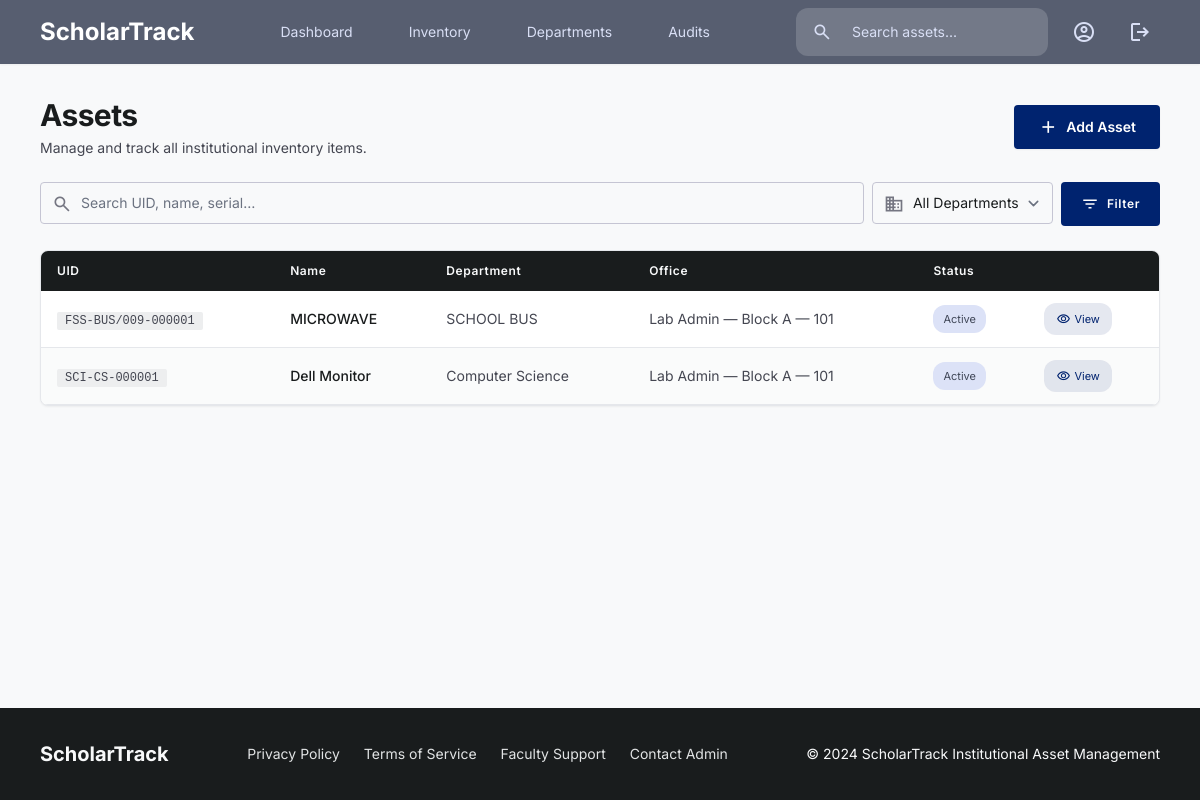
The page /core/items/ (signed in) on the database its author committed.
### core/models.py (models this page shows, shortened)
class Item(models.Model):
    STATUS_ACTIVE = 'active'
    STATUS_INACTIVE = 'inactive'
    STATUS_DISPOSED = 'disposed'
    STATUS_CHOICES = [
        (STATUS_ACTIVE, 'Active'),
        (STATUS_INACTIVE, 'Inactive'),
        (STATUS_DISPOSED, 'Disposed'),
    ]
    uid = models.CharField(max_length=64, unique=True, db_index=True)
    uuid = models.UUIDField(default=uuid.uuid4, editable=False, unique=True)
    name = models.CharField(max_length=255)
    category = models.CharField(max_length=100, blank=True)
    serial_number = models.CharField(max_length=200, null=True, blank=True, db_index=True)
    department = models.ForeignKey(Department, on_delete=models.PROTECT, related_name='items')
    office = models.ForeignKey(Office, on_delete=models.SET_NULL, null=True, blank=True, related_name='items')
    current_holder = models.ForeignKey(
        settings.AUTH_USER_MODEL, null=True, blank=True, on_delete=models.SET_NULL, related_name='held_items'
    )
    created_at = models.DateTimeField(auto_now_add=True)
    purchase_date = models.DateField(null=True, blank=True)
    warranty_until = models.DateField(null=True, blank=True)
    status = models.CharField(max_length=30, choices=STATUS_CHOICES, default=STATUS_ACTIVE)
    qr_code_image = models.ImageField(upload_to=qr_upload_path, null=True, blank=True)
    last_inspection_at = models.DateTimeField(null=True, blank=True)
    average_condition = models.DecimalField(max_digits=3, decimal_places=2, null=True, blank=True)
    class Meta:
        ordering = ['-created_at']

class Department(models.Model):
    faculty = models.ForeignKey(Faculty, on_delete=models.CASCADE, related_name='departments')
    code = models.CharField(max_length=10)
    name = models.CharField(max_length=200)
    next_uid_sequence = models.PositiveIntegerField(default=1)
    class Meta:
        unique_together = ('faculty', 'code')

class Office(models.Model):
    department = models.ForeignKey(Department, on_delete=models.CASCADE, related_name='offices')
    code = models.CharField(max_length=20)
    name = models.CharField(max_length=200)
    building = models.CharField(max_length=100, blank=True)
    room = models.CharField(max_length=50, blank=True)
    floor = models.CharField(max_length=20, blank=True)
    class Meta:
        unique_together = ('department', 'code')
        ordering = ['department', 'name']
    def __str__(self):
        parts = [self.name]
        if self.building:
            parts.append(self.building)
        if self.room:
            parts.append(self.room)
        return ' — '.join(parts)

### core/views.py (the view)
# urls.py: path('items/', views.ItemListView.as_view(), name='item-list'),
class ItemListView(LoginRequiredMixin, ListView):
    model = Item
    paginate_by = 20
    template_name = 'items/item_list.html'
    context_object_name = 'items'
    def get_queryset(self):
        qs = scope_queryset_for_user(
            Item.objects.select_related('department__faculty', 'office'), self.request.user
        )
        q = self.request.GET.get('q', '').strip()
        if q:
            qs = qs.filter(
                Q(uid__icontains=q) | Q(name__icontains=q) | Q(category__icontains=q) | Q(serial_number__icontains=q)
            )
        dept = self.request.GET.get('department')
        if dept:
            qs = qs.filter(department_id=dept)
        return qs.order_by('-created_at')
    def get_context_data(self, **kwargs):
        ctx = super().get_context_data(**kwargs)
        ctx['departments'] = scope_queryset_for_user(Department.objects.all(), self.request.user, department_field='pk', faculty_field='faculty')
        ctx['search_query'] = self.request.GET.get('q', '')
        return ctx

### core/context_processors.py (called while the page is built)
def site_context(request):
    profile = None
    if request.user.is_authenticated:
        profile = get_or_create_profile(request.user)
    return {
        'user_profile': profile,
        'can_manage_org': request.user.is_superuser or (
            profile and profile.is_admin_role
        ) if request.user.is_authenticated else False,
        'can_run_audits': request.user.is_superuser or user_can_run_audits(request.user),
    }

### core/permissions.py (called while the page is built, shortened)
def get_or_create_profile(user):
    profile, _ = UserProfile.objects.get_or_create(user=user)
    return profile

def scope_queryset_for_user(qs, user, department_field='department', faculty_field='department__faculty'):
    if not user.is_authenticated:
        return qs.none()
    if user.is_superuser:
        return qs

### templates/items/item_list.html (shortened to what this page needs)
{% extends "base.html" %}
{% block content %}
<div class="flex flex-col md:flex-row md:items-center justify-between gap-stack-md">
    <div>
        <h1 class="font-headline-lg-mobile text-headline-lg-mobile md:font-headline-lg md:text-headline-lg text-on-surface">Assets</h1>
        <p class="font-body-md text-body-md text-on-surface-variant mt-1">Manage and track all institutional inventory items.</p>
    </div>
    {% if user.is_staff %}
    <a href="{% url 'item-add' %}" style="text-decoration:none;" class="bg-primary hover:bg-on-primary-fixed-variant text-on-primary font-body-md text-body-md font-semibold px-6 py-2.5 rounded-lg shadow-sm flex items-center gap-2 transition-colors min-h-[44px] w-full md:w-auto justify-center">
        <span class="material-symbols-outlined text-[20px]">add</span> Add Asset
    </a>
    {% endif %}
</div>
<form class="flex flex-col sm:flex-row gap-stack-sm" method="get">
    <div class="relative flex-grow">
        <span class="material-symbols-outlined absolute left-3 top-1/2 -translate-y-1/2 text-outline text-[20px]">search</span>
        <input type="search" name="q" value="{{ search_query }}" placeholder="Search UID, name, serial…"
            class="form-input block w-full rounded-lg border-outline-variant bg-surface-bright text-on-surface pl-10 pr-4 py-2.5 focus:outline-none transition-shadow font-body-md text-body-md">
    </div>
    <div class="relative">
        <span class="material-symbols-outlined absolute left-3 top-1/2 -translate-y-1/2 text-outline text-[20px]">domain</span>
        <select name="department" class="form-select block rounded-lg border-outline-variant bg-surface-bright text-on-surface pl-10 pr-4 py-2.5 focus:outline-none transition-shadow font-body-md text-body-md">
            <option value="">All Departments</option>
        </select>
    </div>
    <button type="submit" class="bg-primary hover:bg-on-primary-fixed-variant text-on-primary font-label-caps text-label-caps px-5 py-2.5 rounded-lg transition-colors min-h-[44px] flex items-center gap-2">
        <span class="material-symbols-outlined text-[18px]">filter_list</span> Filter
    </button>
</form>
<div class="bg-surface-container-lowest border border-border-subtle rounded-xl shadow-sm overflow-hidden">
    <div class="overflow-x-auto custom-scrollbar">
        <table class="w-full text-left border-collapse min-w-[700px]">
            <thead>
                <tr class="bg-on-surface text-surface">
                    <th class="font-label-caps text-label-caps py-3 px-stack-md font-semibold">UID</th>
                    <th class="font-label-caps text-label-caps py-3 px-stack-md font-semibold">Name</th>
                    <th class="font-label-caps text-label-caps py-3 px-stack-md font-semibold">Department</th>
                    <th class="font-label-caps text-label-caps py-3 px-stack-md font-semibold">Office</th>
                    <th class="font-label-caps text-label-caps py-3 px-stack-md font-semibold">Status</th>
                    <th class="font-label-caps text-label-caps py-3 px-stack-md font-semibold"></th>
                </tr>
            </thead>
            <tbody class="font-body-md text-body-md">
                {% for item in items %}
                <tr class="border-b border-border-subtle hover:bg-surface-gray transition-colors {% cycle '' 'bg-surface-gray/40' %}">
                    <td class="py-3 px-stack-md">
                        <span class="font-mono text-xs bg-surface-container text-on-surface-variant px-2 py-0.5 rounded">{{ item.uid }}</span>
                    </td>
                    <td class="py-3 px-stack-md font-medium text-on-surface">{{ item.name }}</td>
                    <td class="py-3 px-stack-md text-on-surface-variant">{{ item.department.name }}</td>
                    <td class="py-3 px-stack-md text-on-surface-variant">{{ item.office|default:"—" }}</td>
                    <td class="py-3 px-stack-md">
                        {% if item.status == 'active' %}
                            <span class="inline-flex items-center bg-secondary-fixed text-on-secondary-fixed-variant font-label-caps text-[11px] px-2.5 py-1 rounded-full">Active</span>
                        {% elif item.status == 'maintenance' %}
                            <span class="inline-flex items-center bg-error-container text-on-error-container font-label-caps text-[11px] px-2.5 py-1 rounded-full">Maintenance</span>
                        {% elif item.status == 'disposed' %}
                            <span class="inline-flex items-center bg-surface-container text-on-surface-variant font-label-caps text-[11px] px-2.5 py-1 rounded-full">Disposed</span>
                        {% else %}
                            <span class="inline-flex items-center bg-tertiary-fixed text-on-tertiary-fixed-variant font-label-caps text-[11px] px-2.5 py-1 rounded-full">{{ item.status }}</span>
                        {% endif %}
                    </td>
                    <td class="py-3 px-stack-md">
                        <a href="{% url 'item-detail' item.pk %}" style="text-decoration:none;" class="inline-flex items-center bg-primary/10 text-primary hover:bg-primary hover:text-on-primary font-label-caps text-[11px] px-3 py-1.5 rounded-full transition-colors gap-1">
                            <span class="material-symbols-outlined text-[14px]">visibility</span> View
                        </a>
                    </td>
                </tr>
                {% endfor %}
            </tbody>
        </table>
    </div>
</div>
{% endblock %}

### templates/base.html (style rules this page uses)
.material-symbols-outlined { font-variation-settings: 'FILL' 0, 'wght' 400, 'GRAD' 0, 'opsz' 24; }

### rows shown on the page
Item: uid "FSS-BUS/009-000001", name "MICROWAVE", department.name "SCHOOL BUS", office "Lab Admin — Block A — 101", status "Active"
Item: uid "SCI-CS-000001", name "Dell Monitor", department.name "Computer Science", office "Lab Admin — Block A — 101", status "Active"
